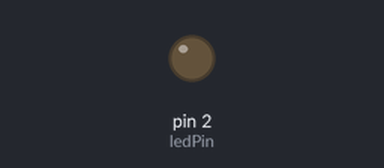
Simulated run of this sketch. Board: Arduino Uno, built with avr-gcc and run on an emulated ATmega328P. Parts: output pins drawn as LEDs (lit = HIGH). What the sketch prints to the serial monitor is not drawn.

Above: at 1.0 s.
At 7.0 s:
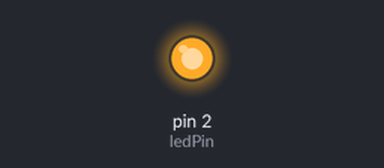
Timing chart, 0 to 9.2 s (numbered marks = the images above):
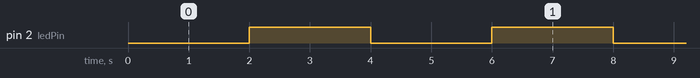

The sketch:

ex02_millis_1hz.ino.ino
```cpp
// ex02 使用millis实现无阻塞LED闪烁，对比delay阻塞式代码
const int ledPin = 2;
// 记录上次翻转LED的系统时间
unsigned long lastTime = 0;
// 闪烁周期2000ms，亮2秒灭2秒
const unsigned long interval = 2000;
bool ledStatus = LOW;

void setup() {
  Serial.begin(115200);
  pinMode(ledPin, OUTPUT);
}

void loop() {
  // 获取当前系统运行毫秒数
  unsigned long currentTime = millis();
  // 判断间隔是否达到设定周期
  if (currentTime - lastTime >= interval) {
    lastTime = currentTime;
    ledStatus = !ledStatus;
    digitalWrite(ledPin, ledStatus);
    Serial.print("LED状态：");
    Serial.println(ledStatus ? "亮" : "灭");
  }
  // 优势：loop内其他代码不会被延时阻塞，可同时执行多任务
}
```

Measured:
- by itself, pin 2 (ledPin): alternates HIGH for 2.0 s and LOW for 2.0 s
